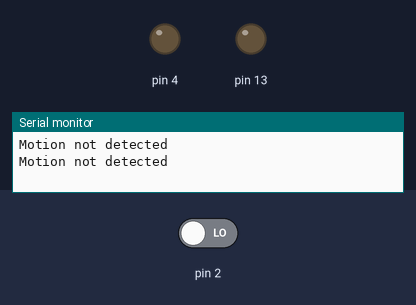
Bench run of a sketch on a simulated Arduino Uno, built with avr-gcc and run on an emulated ATmega328P. On the bench: output pins drawn as LEDs (lit = HIGH), the last lines printed to the serial monitor. The test bench sets the inputs (shaded band); at power-on: pin 2 LOW.

Above: at 1.2 s.
1.3 s: pin 2 driven HIGH
At 2.2 s:
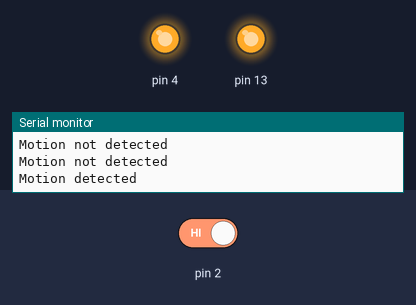
2.8 s: pin 2 driven LOW
At 3.4 s:
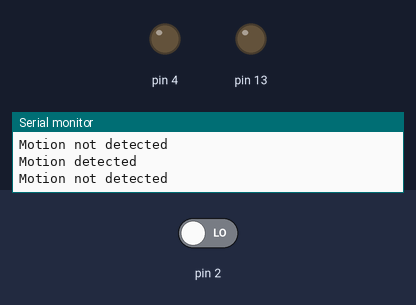
Timing chart, 0 to 5.8 s (numbered marks = the images above; inputs shaded):
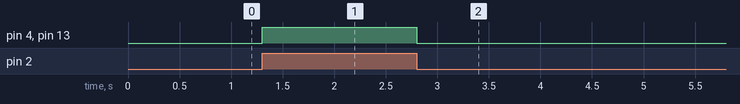

The sketch:

task1_2p1.ino
```cpp
// C++ code
//tell the compiler that it can't optimize it away using volatile
volatile byte led = 0;
volatile bool Mo_status = false;

void setup()
{

  DDRD |= B00010000;	//set Pin4 as output
  DDRB |= B00100000;	//set Pin13 as output

  PCICR |= B00000100;	//turn interrupts on on PortD

  PCMSK2 |= 0b0000100;	//enalbe interrupts on pin2

  Serial.begin(9600);	//enalbe Serial port
  turn_onLED();		//Initialise LED

}

void loop()
{
  	//print the motion sensor status to serial monitor
  	if (Mo_status)
  	{
  		Serial.println("Motion detected");
  	}
  	else
  	{
    	Serial.println("Motion not detected");
  	}

  	delay(1000);	//wait 1 sec
}

void turn_onLED()
{
	digitalWrite(4, led);	//turn on/off LED
  	digitalWrite(13, led); 	//turn on/off built-in LED
}


ISR(PCINT2_vect)
{
	led = PIND & 0b00000100;	//read the status of pin2
  	Mo_status = (0 != (PIND & 0b00000100));	//read the status of pin2 as bool

  	turn_onLED();	//update the LEDs
}
```

Measured:
- after the input at 1.3 s, pin 4, pin 13: LOW → HIGH at once
- after the input at 2.8 s, pin 4, pin 13: HIGH → LOW at once
